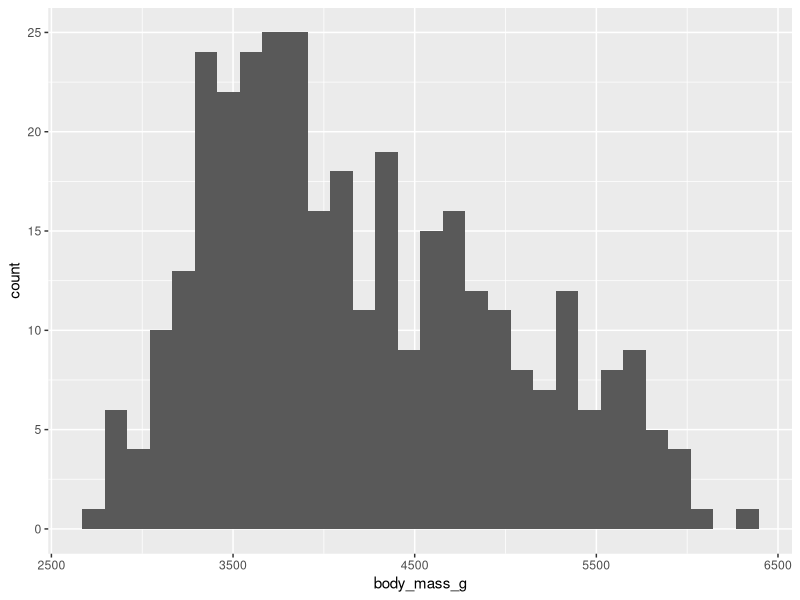
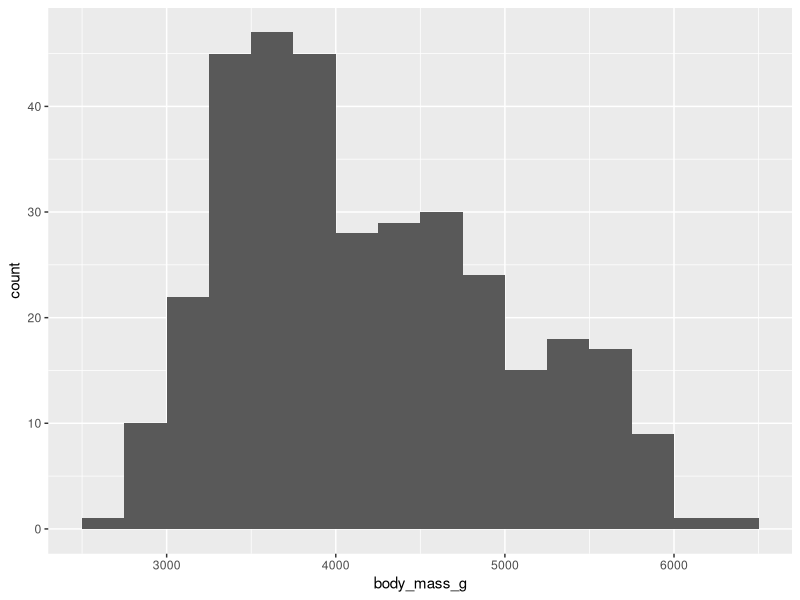
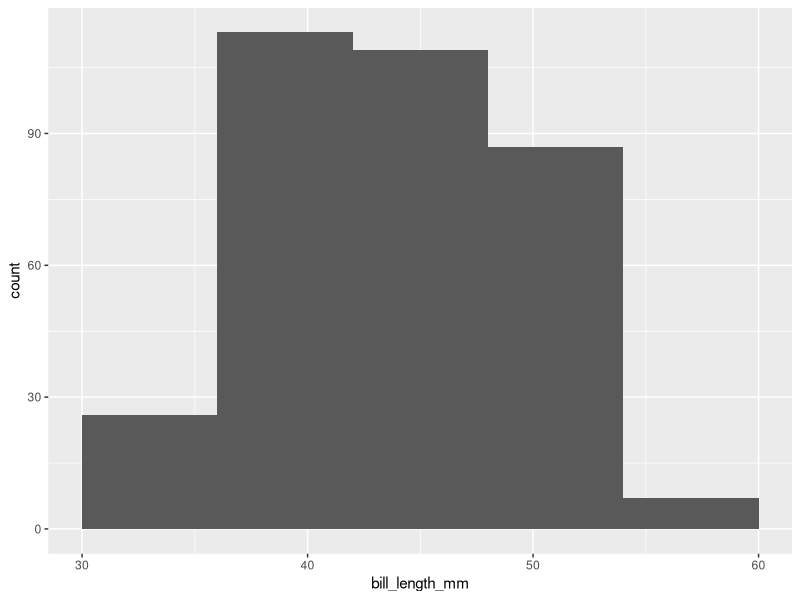
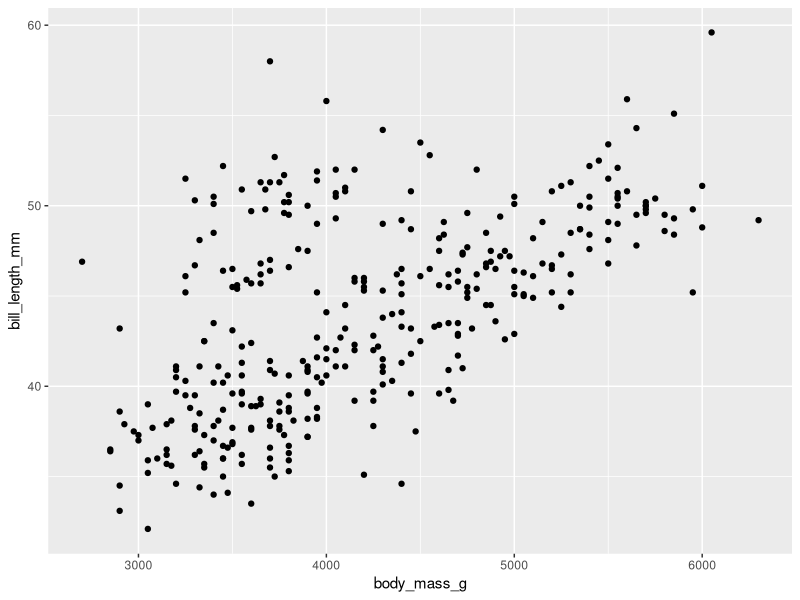
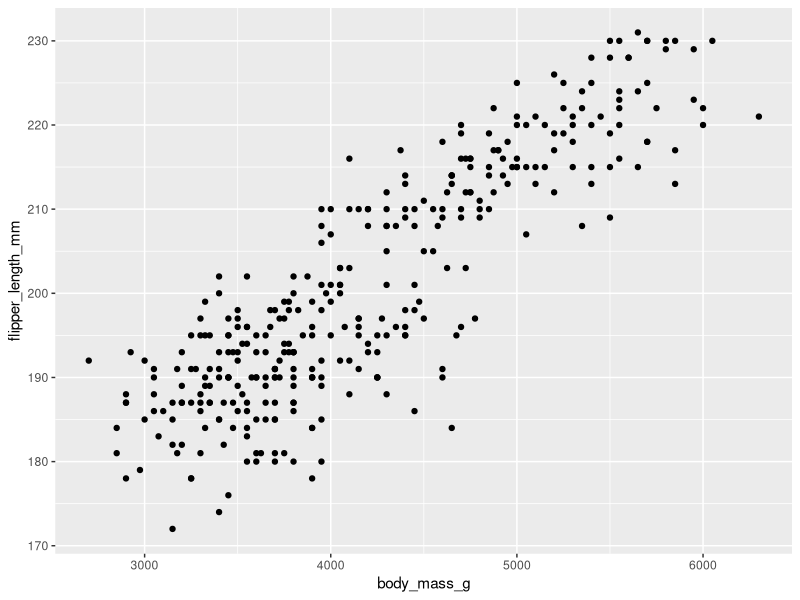
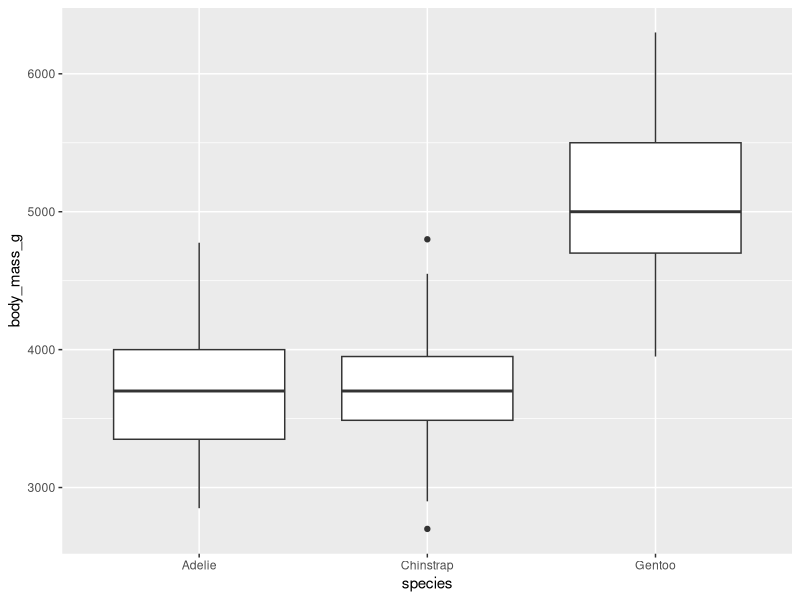
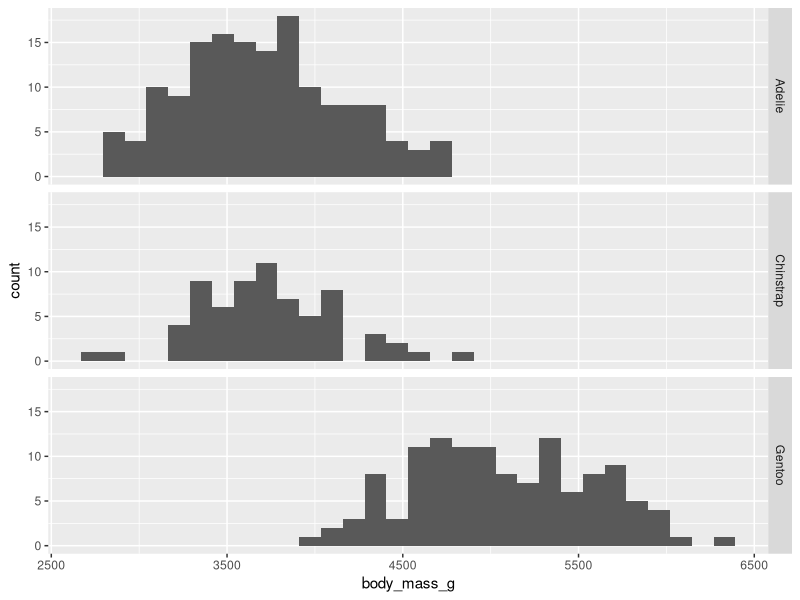
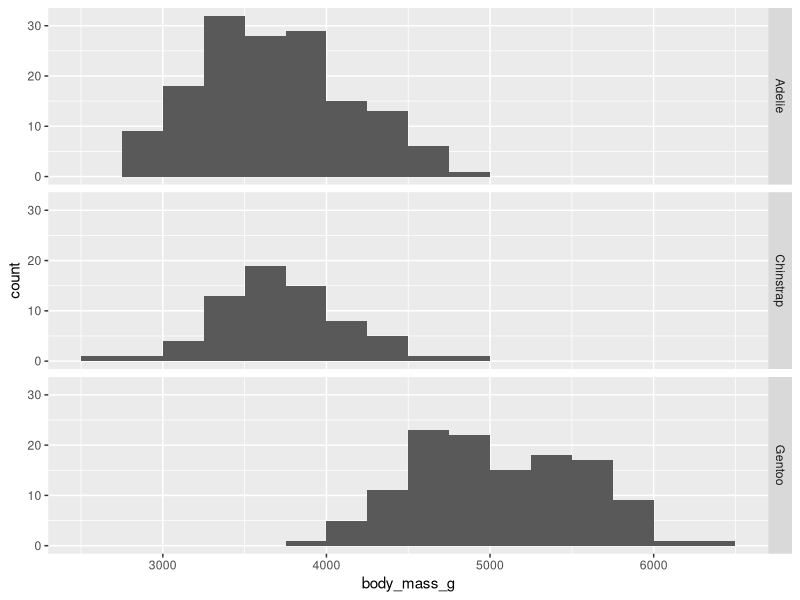

Generate these figures, in order, with R:
## ---- chunk 1
library(tidyverse)
library(palmerpenguins)
## ---- chunk 2
mean(penguins$body_mass_g)
## ---- chunk 3
mean(penguins$body_mass_g, na.rm = TRUE)
## ---- chunk 4
sd(penguins$body_mass_g, na.rm = TRUE)
## ---- chunk 5
var(penguins$body_mass_g, na.rm = TRUE)
## ---- chunk 6
median(penguins$body_mass_g, na.rm = TRUE)
## ---- chunk 7
1:7
## ---- chunk 8
1:8
## ---- chunk 9
sort(penguins$body_mass_g)
## ---- chunk 10
IQR(penguins$body_mass_g, na.rm = TRUE)
## ---- chunk 11
Q1 <- quantile(penguins$body_mass_g, 0.25, na.rm = TRUE)
Q1
## ---- chunk 12
Q1 <- unname(Q1)
Q1
## ---- chunk 13
# Add code here to compute, store, and print out Q3
## ---- chunk 14
# Add code here that uses the unname command 
## ---- chunk 15
# Add code here to compute Q3 - Q1.
## ---- chunk 16
summary(penguins$body_mass_g)
## ---- chunk 17
min(penguins$body_mass_g, na.rm = TRUE)
## ---- chunk 18
median(penguins$body_mass_g, na.rm = TRUE)
## ---- chunk 19
max(penguins$body_mass_g, na.rm = TRUE)
## ---- chunk 20
quantile(penguins$body_mass_g, na.rm = TRUE)
## ---- chunk 21
ggplot(penguins, aes(x = body_mass_g)) +
    geom_histogram()
## ---- chunk 22
ggplot(penguins, aes(x = body_mass_g)) +
    geom_histogram(binwidth = 250, boundary = 3500)
## ---- chunk 23
ggplot(penguins, aes(x = bill_length_mm)) +
    geom_histogram(binwidth = 6, boundary = 30)
## ---- chunk 24
# Add code here that changes the binwidth of the last histogram to see
# the bimodal nature of the distribution.
## ---- chunk 25
# Add code here to create a histogram of flipper length
## ---- chunk 26
# Add code here to modify the histogram of flipper length,
# adding binwidth and boundary
## ---- chunk 27
ggplot(penguins, aes(y = bill_length_mm, x = body_mass_g)) +
    geom_point()
## ---- chunk 28
ggplot(penguins, aes(y = flipper_length_mm, x = body_mass_g)) +
    geom_point()
## ---- chunk 29
ggplot(penguins, aes(y = body_mass_g, x = species)) +
    geom_boxplot()
## ---- chunk 30
ggplot(penguins, aes(x = body_mass_g)) +
    geom_histogram() +
    facet_grid(species ~ .)
## ---- chunk 31
ggplot(penguins, aes(x = body_mass_g)) +
    geom_histogram(binwidth = 250, boundary = 3500) +
    facet_grid(species ~ .)
## ---- chunk 32
ggplot(penguins, aes(x = body_mass_g)) +
    geom_histogram(binwidth = 250, boundary = 3500) +
    facet_grid(. ~ species)
## ---- chunk 33
ggplot(penguins, aes(x = body_mass_g)) +
    geom_histogram(aes(y = ..density..),
                   binwidth = 250, boundary = 3500) +
    facet_grid(species ~ .)
## ---- chunk 34
# Add code here to create a side-by-side boxplot.
## ---- chunk 35
# Add code here to create a stacked histogram.
## ---- chunk 36
ggplot(penguins, aes(x = body_mass_g)) +
    geom_histogram(binwidth = 250, boundary = 3500)
## ---- chunk 37
ggplot(penguins, aes(x = body_mass_g)) +
    geom_histogram(binwidth = 250, boundary = 3500) +
    labs(title = "Distribution of body mass for adult foraging penguins near
         Palmer Station, Antarctica",
         x = "Body mass (in grams)",
         y = "Count")
## ---- chunk 38
ggplot(penguins, aes(x = body_mass_g)) + geom_histogram(binwidth = 250, boundary = 3500) + labs(title = "Distribution of body mass for adult foraging penguins near Palmer Station, Antarctica", x = "Body mass (in grams)", y = "Count")
## ---- chunk 39
# Modify the following scatterplot by adding a title and 
# labels for both the y-axis and x-axis.
ggplot(penguins, aes(y = bill_length_mm, x = bill_depth_mm)) +
    geom_point()
## ---- chunk 40
# Modify the code below to add color = species
ggplot(penguins, aes(y = bill_length_mm, x = bill_depth_mm)) +
    geom_point()
